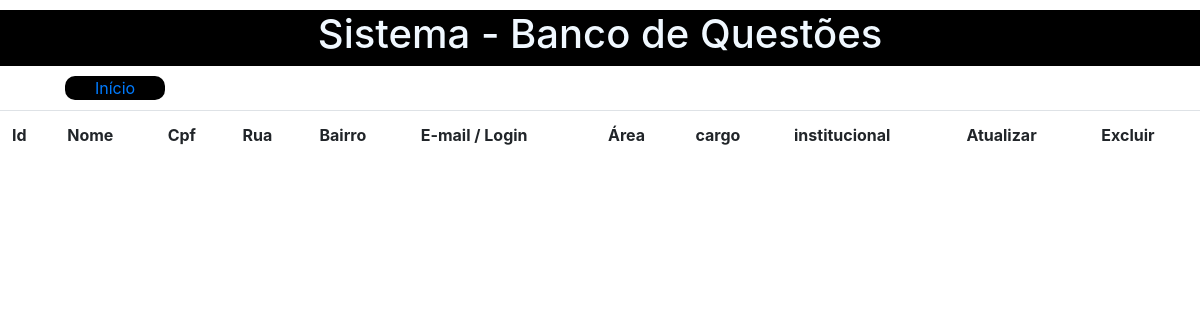
/listar-professor, run on an earlier commit of the app's database.
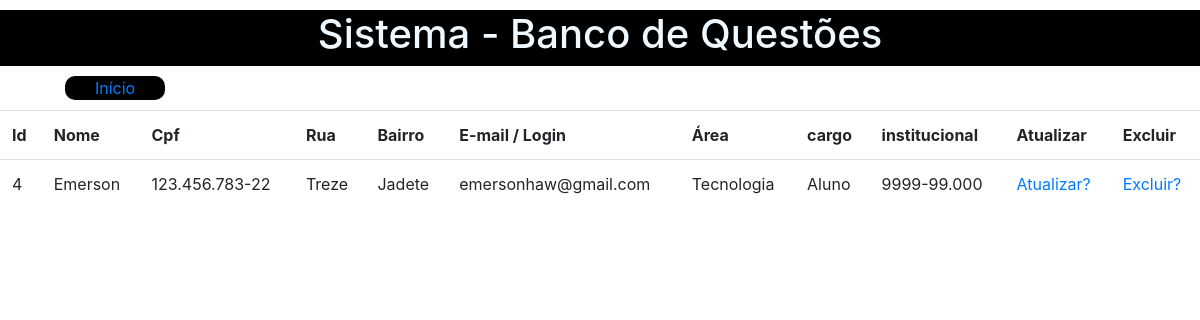
And on a later commit of the database.
### app/models/tables.py (models this page shows, shortened)
class Usuario(db.Model):
    __tablename__ = "usuarios"
    id = db.Column(db.Integer, primary_key=True)
    nome = db.Column(db.String(50))
    cargo = db.Column(db.String(50))
    cpf = db.Column(db.String(50))
    rg = db.Column(db.String(50))
    rua = db.Column(db.String(50), unique=True)
    numero = db.Column(db.String(50))
    bairro = db.Column(db.String(50))
    login = db.Column( db.String(50))
    senha = db.Column(db.String(50))

class Professor(Usuario, db.Model) :
    __tablename__ = "professores"
    id = db.Column(db.Integer, primary_key=True)
    institucional = db.Column(db.String(50))
    area = db.Column(db.String(50))
    usuario = db.Column(db.Integer, db.ForeignKey('usuarios.id'))

class Usuario(db.Model):
    __tablename__ = "usuarios"
    id = db.Column(db.Integer, primary_key=True)
    nome = db.Column(db.String(50))
    cargo = db.Column(db.String(50))
    cpf = db.Column(db.String(50))
    rg = db.Column(db.String(50))
    rua = db.Column(db.String(50), unique=True)
    numero = db.Column(db.String(50))
    bairro = db.Column(db.String(50))
    login = db.Column( db.String(50))
    senha = db.Column(db.String(50))

### app/controllers/default_routes.py (the view)
@app.route("/listar-professor", methods=["GET", "POST"])
def listar_professor():
    form_professor = ProfessorForm()
    professor = db.session.query(Professor).all()
    form = form_professor
    professor = professor
    return render_template("professor/listar-professor.html", form=form, professor=professor)

### app/templates/professor/listar-professor.html
{% include 'base/head.html' %}
{% include 'base/header.html' %}
{% include 'base/nav_bar.html' %}
        <div class="table-responsive">
            <table class="table">
                <tr>
                    <th>Id</th>
                    <th>Nome</th>
                    <th>Cpf</th>
                    <th>Rua</th>
                    <th>Bairro</th>
                    <th>E-mail / Login</th>
                    <th>Área</th>
                    <th>cargo</th>
                    <th>institucional</th>
                    <th>Atualizar</th>
                    <th>Excluir</th>
                </tr>
                {% for p in professor %}
                <tr>
                    <td>
                        {{ p.id }}
                    </td>
                    <td>
                        {{ p.nome }}
                    </td>
                    <td>
                        {{ p.cpf }}
                    </td>
                    <td>
                        {{ p.rua }}
                    </td>
                    <td>
                        {{ p.bairro }}
                    </td>
                    <td>
                        {{ p.login }}
                    </td>
                    <td>
                        {{ p.area }}
                    </td>
                    <td>
                        {{ p.cargo }}
                    </td>
                    <td>
                        {{ p.institucional }}
                    </td>
                <td>
                    <a href="{{ url_for('atualizar_professor', id=p.id)}}">Atualizar?</a>
                </td>
                <td>
                    <a href="{{ url_for('excluir_professor', id=p.id)}}">Excluir?</a>
                </td>
                </tr>
                {% endfor %}
        </table>
        </div>

### app/templates/base/head.html (shortened to what this page needs)
<!DOCTYPE html>
<html lang="pt-br">
  <head>
    <link rel="stylesheet" href="{{ url_for('static', filename='css/bootstrap.css') }}">
    <link rel="stylesheet" href="{{ url_for('static', filename='css/main.css') }}">
  </head>
  <body>

### app/templates/base/header.html
<header>
      <div class="header text-center">
        <h1 class="logo">Sistema - Banco de Questões</h1>
      </div>
</header>

### app/templates/base/nav_bar.html
<nav class="nav_bar">
        <ul>
            <li class="nav-item">
                <a href="http://127.0.0.1:5000/index"><li>Início</li></a>
            </li>
        </ul>
    </nav>

### app/static/css/main.css (style rules this page uses)
body { background-color: #FFFFFF; }
.header { margin-top: 10px; margin-bottom: 10px; width: 100%; background-color: black; color: aliceblue; float: left; z-index: 0; }
.nav_bar { float: left; color: #FFFFFF; text-decoration: none; margin-bottom: 10px; }
.nav_bar ul { text-decoration: none; }
.nav_bar ul li { float: left; color: #FFFFFF; margin-left: 25px; }
.nav_bar ul li { text-align: center; width: 100px; background-color: black; border-radius: 10px ; list-style: none; }

What changed in the data, as far as the page shows it:
added Professor: id "4", nome "Emerson", cpf "123.456.783-22", rua "Treze", bairro "Jadete", login "emersonhaw@gmail.com", area "Tecnologia", cargo "Aluno", institucional "9999-99.000"
